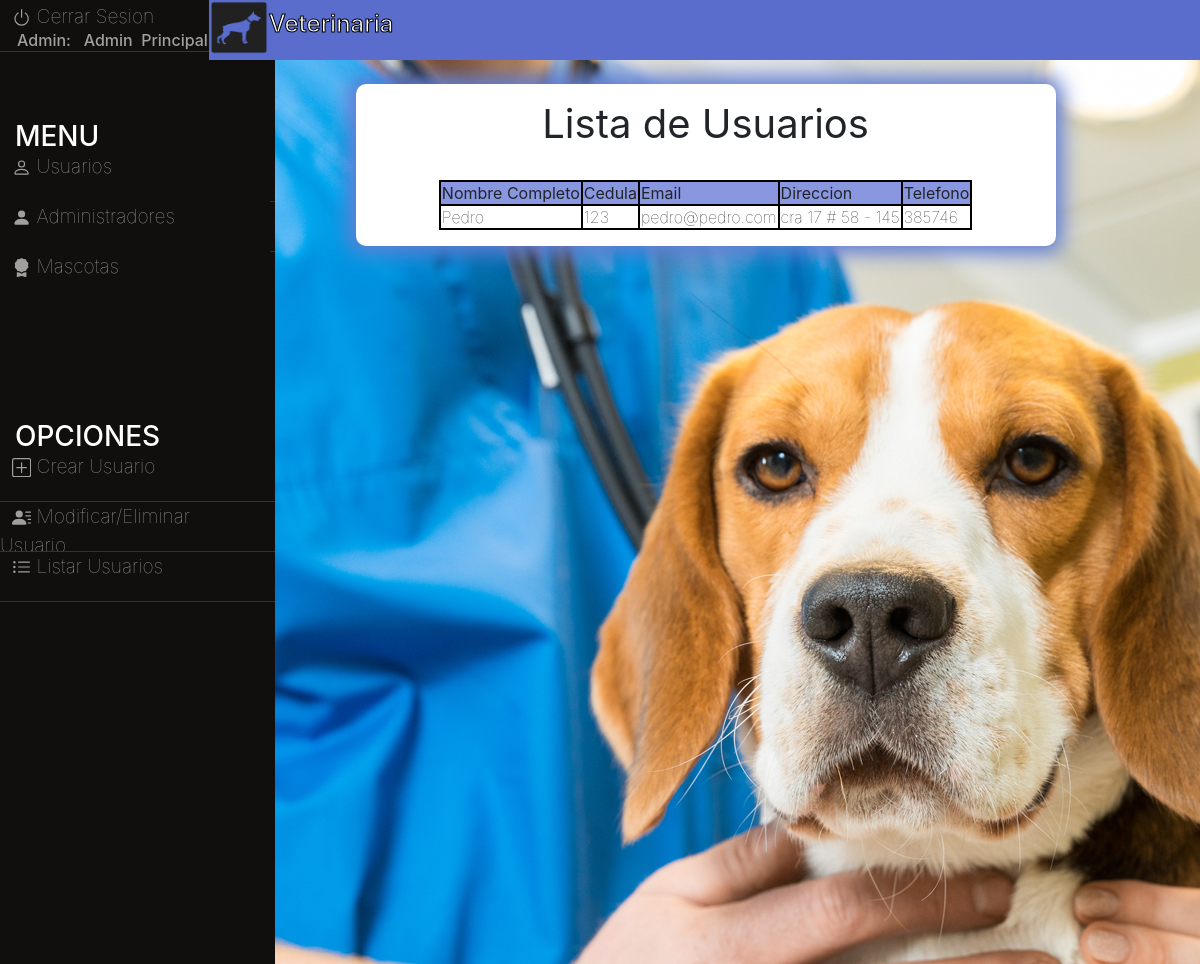
/Veterinaria/menuprinc.php?u=list (signed in), run on the app's committed database.
### tables this page shows
CREATE TABLE `usuarios` (
  `n_completo` varchar(100) NOT NULL,
  `cedula` varchar(10) NOT NULL,
  `mail` varchar(50) NOT NULL,
  `direccion` varchar(50) NOT NULL,
  `telefono` varchar(30) NOT NULL
);

### Veterinaria/conexion.php (called while the page is built, shortened)
<?php
class conexion{
	public function conectar(){
		$this->lin = mysqli_connect("localhost", "anillonaiver", "naiver3753313", "veterinaria");
		return $this->lin;
	}
}
?>

### Veterinaria/usuario.php (called while the page is built, shortened)
<?php
class usuario{
	public function lista($lin){
		$sql = "SELECT * FROM usuarios";
		$result = $lin->query($sql);
		$arr=array();
		while ($fila = $result->fetch_assoc()){
			$arr[]=$fila;
		}
		return($arr);
	}
}
?>

### Veterinaria/crudUsu.php (the view, shortened to what this page needs)
<!DOCTYPE html>
<html>
<head>
</head>
<body>
	<div class="contenedor">
		<div class="contenido"><br>
			<div class="box box-shadow">
				<?php
	require_once("conexion.php");
	require_once("usuario.php");
	$con = new conexion();
	$usu = new usuario();
			?>
		<?php
	if (isset($_SESSION['listusu'])) {
		if ($_SESSION['listusu'] == "True") {
			$arr=$usu->lista($con->conectar());
			if (empty($arr)) {
				?>
				<h1><center><b>Lista de Usuarios</center></h1></b><br>
					<br>
					<div class="alert alert-warning" style="color: #ADA226; border: 2px solid #ADA226; border-radius: 10px; padding: 12px" role="alert">
		  					<b>No hay Registros.
					</div>
				<?php
			}else{
				?>
				<link rel="stylesheet" type="text/css" href="style.css">
				<h1><center><b>Lista de Usuarios</center></h1></b><br>
					<center><table>
						<tr style="background: #8996E0;">
							<th><b>Nombre Completo</th><th><b>Cedula</th><th><b>Email</th><th><b>Direccion</th><th><b>Telefono</th>
						</tr>
						<?php
						for ($i=0; $i <count($arr) ; $i++) {
						?>
						<tr>
							<td>
								<?php echo $arr[$i]['n_completo']?>
							</td>
							<td>
								<?php echo $arr[$i]['cedula']?>
							</td>
							<td>
								<?php echo $arr[$i]['mail']?>
							</td>
							<td>
								<?php echo $arr[$i]['direccion']?>
							</td>
							<td>
								<?php echo $arr[$i]['telefono']?>
							</td>
						</tr>
				<?php
			}
			?>
			</table></center><?php
			}
		}
	}
			?>
			</div>
		</div>
	</div>
</body>
</html>

### Veterinaria/style.css (style rules this page uses)
table, th, td { border: 2px solid black; border-collapse: collapse; }
th, td { padding: 1px; }
* { margin: 0px; padding:0px; font-weight: lighter; }
.box { padding: 1em; width: 700px; margin: 0 auto; background-size: cover; background: white; border-radius: 10px; }
.box-shadow { -webkit-box-shadow: -1px 0px 20px 8px rgba(97,126,212,1); -moz-box-shadow: -1px 0px 20px 8px rgba(97,126,212,1); box-shadow: -1px 0px 20px 8px rgba(97,126,212,1); }
div.contenido { position: relative; left: 17.4%; width: 82.8%; height: 113%; }
.contenedor { width: 100%; margin:0 auto; overflow: hidden; }

### data on the page
usuarios: n_completo "Pedro", cedula "123", mail "pedro@pedro.com", direccion "cra 17 # 58 - 145", telefono "385746"

### other printed values
$_SESSION['nomlogin'] "Admin"
$_SESSION['apelogin'] "Principal"
